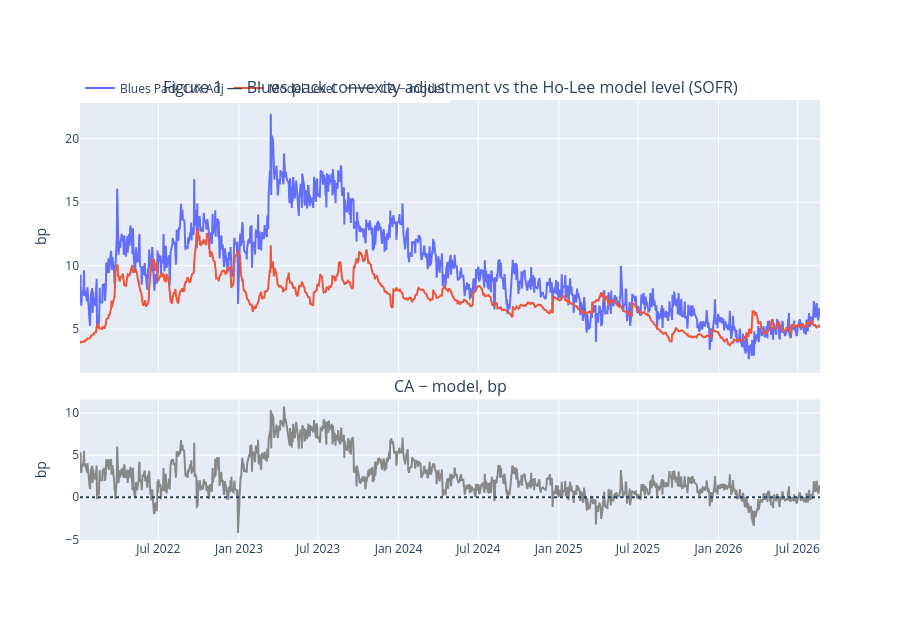

Notebook code for this chart:
### Markdown cell above
## Figure 1 — Blues CA vs the model level

The note: *"the convexity adjustments (CAs) are off their widest level [but]
they remain significantly dislocated to the model-implied levels calibrated to
cap/floor volatilities. The Blues pack CA looks especially attractive being
roughly 4bp (about two sigmas) wide to the model."*

### Code cell
SIG = P[CFG.model_vol_col]
P["model_ca_bp"] = SIG ** 2 * P["blues_w"] / 2e4
P["vs_model_bp"] = P["blues_ca_bp"] - P["model_ca_bp"]
P["vs_model_z"] = ((P["vs_model_bp"]
                    - P["vs_model_bp"].rolling(CFG.z_window_bd, min_periods=126).mean())
                   / P["vs_model_bp"].rolling(CFG.z_window_bd, min_periods=126).std(ddof=1))

_f = make_subplots(rows=2, cols=1, shared_xaxes=True, row_heights=[0.66, 0.34],
                   vertical_spacing=0.06,
                   subplot_titles=("Figure 1 — Blues pack convexity adjustment "
                                   "vs the Ho-Lee model level (SOFR)",
                                   "CA − model, bp"))
_f.add_trace(go.Scatter(x=P.index, y=P["blues_ca_bp"], name="Blues Pack Cvx Adj"),
             row=1, col=1)
_f.add_trace(go.Scatter(x=P.index, y=P["model_ca_bp"], name="Model Level"),
             row=1, col=1)
_f.add_trace(go.Scatter(x=P.index, y=P["vs_model_bp"], name="CA − model",
                        line=dict(color="#888")), row=2, col=1)
_f.add_hline(y=0.0, line_dash="dot", row=2, col=1)
_f.update_yaxes(title_text="bp", row=1, col=1)
_f.update_yaxes(title_text="bp", row=2, col=1)
_f.update_layout(height=620, legend=dict(orientation="h", y=1.06))
_f.show()

_last = P.index[-1]
print(f"as of {_last.date()}:  Blues CA {P['blues_ca_bp'].iloc[-1]:.2f}bp   "
      f"model {P['model_ca_bp'].iloc[-1]:.2f}bp   "
      f"wide by {P['vs_model_bp'].iloc[-1]:+.2f}bp "
      f"({P['vs_model_z'].iloc[-1]:+.2f} sigma)")
print(f"window mean CA − model {P['vs_model_bp'].mean():+.2f}bp, "
      f"sd {P['vs_model_bp'].std(ddof=1):.2f}bp, "
      f"max {P['vs_model_bp'].max():+.2f}bp on "
      f"{P['vs_model_bp'].idxmax().date()}")
print(f"\nthe note's Feb-2017 reading was '{CFG.fig1_wide_bp:.0f}bp (about two "
      "sigmas) wide'. On SOFR the CA is wide to this model on "
      f"{100 * (P['vs_model_bp'] > 0).mean():.0f}% of days -- a standing "
      "pedestal, not an episodic dislocation. The model here is calibrated to "
      "the SWAPTION ATMF, not to Citi's cap/floor surface, and a level "
      "disagreement of a basis point or two is exactly where a different vol "
      "surface lands.")

### Figure 1 — Plotly figure (JSON) as saved in the notebook; plotly's stock layout.template omitted (floating-point values rounded to 4 significant figures; data arrays with more than 128 entries replaced by an {"elided": "..."} marker saying what was removed)
{"data": [{"name": "Blues Pack Cvx Adj", "type": "scatter", "x": {"elided": "1159 str values"}, "xaxis": "x", "y": {"elided": "1159 float values"}, "yaxis": "y"}, {"name": "Model Level", "type": "scatter", "x": {"elided": "1159 str values"}, "xaxis": "x", "y": {"elided": "1159 float values"}, "yaxis": "y"}, {"line": {"color": "#888"}, "name": "CA − model", "type": "scatter", "x": {"elided": "1159 str values"}, "xaxis": "x2", "y": {"elided": "1159 float values"}, "yaxis": "y2"}], "layout": {"annotations": [{"font": {"size": 16}, "showarrow": false, "text": "Figure 1 — Blues pack convexity adjustment vs the Ho-Lee model level (SOFR)", "x": 0.5, "xanchor": "center", "xref": "paper", "y": 1.0, "yanchor": "bottom", "yref": "paper"}, {"font": {"size": 16}, "showarrow": false, "text": "CA − model, bp", "x": 0.5, "xanchor": "center", "xref": "paper", "y": 0.3196, "yanchor": "bottom", "yref": "paper"}], "height": 620, "legend": {"orientation": "h", "y": 1.06}, "shapes": [{"line": {"dash": "dot"}, "type": "line", "x0": 0, "x1": 1, "xref": "x2 domain", "y0": 0.0, "y1": 0.0, "yref": "y2"}], "xaxis": {"anchor": "y", "domain": [0.0, 1.0], "matches": "x2", "showticklabels": false}, "xaxis2": {"anchor": "y2", "domain": [0.0, 1.0]}, "yaxis": {"anchor": "x", "domain": [0.3796, 1.0], "title": {"text": "bp"}}, "yaxis2": {"anchor": "x2", "domain": [0.0, 0.3196], "title": {"text": "bp"}}}}
